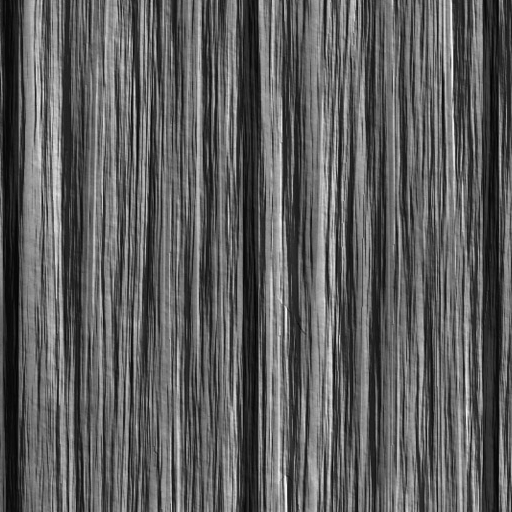
#> input picture practical_work/resources/512x512/bois_512x512.jpg, 512 x 512 px, given in place of play-balls, which was not available
$ jupyter execute --allow-errors practical_work_2_image_processing_solution.ipynb   (text cells are left out)
#> lines starting #> are read from the running program, lines starting #| are printed output that depends on the picture; pictures that were not available may be replaced by others from this repository, and a replacement may not be noted
[cell 1]
#
# Loads required libraries
#
import numpy as np          # histogram()
import skimage              # scikit-image
from skimage import data    # some images to use
from skimage import io      # open, write, etc. image files
from skimage import color   # conversion between color spaces
from skimage import filters # threshold_mean
from matplotlib import pyplot as plt # also hist()

#
# Uncomments the lines below if using Google Colab
#
#from google.colab import drive

[cell 2]
root_path = './ressources'
smaller = root_path + '/256x256'
medium = root_path + '/512x512'
various = root_path + '/divers'

[cell 3]
#
# TO COMPLETE WITH YOUR CODE
#

rondelles = io.imread(various + "/play-balls")
#> rondelles is the input picture: shape (512, 512); min 0, max 250, mean 93.3
plt.hist(rondelles.ravel(), bins = 256, range = [0, 255])
plt.show()
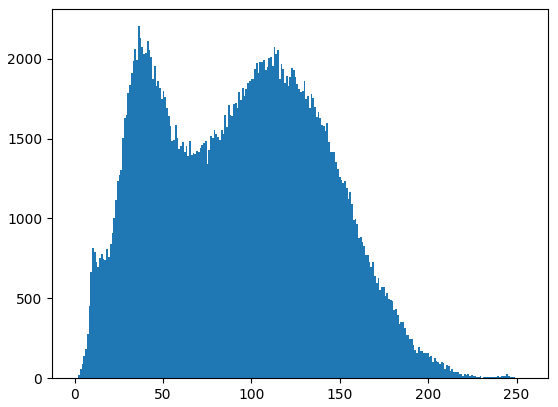
#> figure drawn by matplotlib, 1 panel; tallest bar 2204 high, from x = 35.86 to 36.86

# tuple to select colors of each channel line
colors = ("red", "green", "blue")
channel_ids = (0, 1, 2)

# create the histogram plot, with three lines, one for
# each color
plt.xlim([0, 256])
#> (the rest of this cell did not finish here and is left out)

[cell 4]
#
# TO COMPLETE WITH YOUR CODE
#

input_image = io.imread(medium + "/circuit_512x512.jpg")
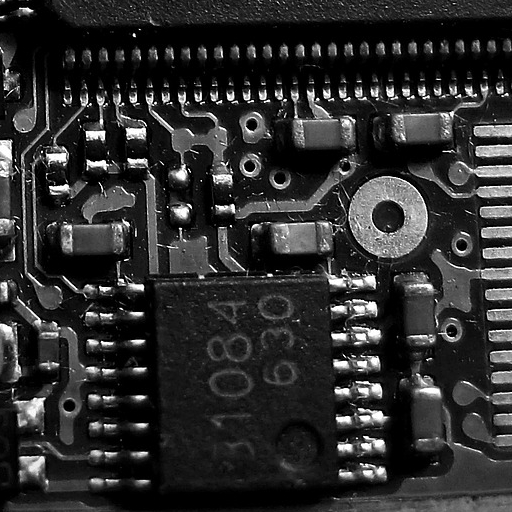
#> input picture practical_work/resources/512x512/circuit_512x512.jpg, 512 x 512 px, found by its file name
#> input_image is the input picture: shape (512, 512); min 0, max 255, mean 45.4
gray = color.rgb2gray(rondelles);

#
# Inversion
#
inverted = 255 - input_image
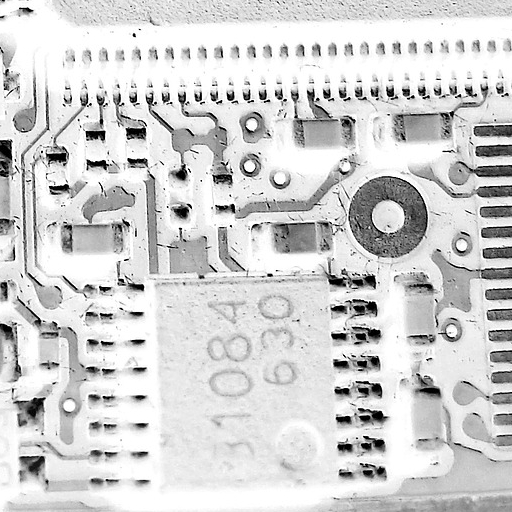
#> inverted: shape (512, 512); min 0, max 255, mean 209.6

figure = plt.figure(figsize=(10, 10))
figure.add_subplot(2, 2, 1)
plt.title("Original")
plt.imshow(input_image, cmap='gray')

figure.add_subplot(2, 2, 2)
plt.title("Inverted")
plt.imshow(inverted, cmap='gray')

figure.add_subplot(2, 2, 3)
plt.hist(input_image.ravel(), bins = 256, range = [0, 255])
plt.title("Histogram of original")
plt.show()
#> figure, not shown here; panel 3: tallest bar 34707 high, from x = 0 to 0.996

figure.add_subplot(2, 2, 4)
plt.hist(inverted.ravel(), bins = 256, range = [0, 255])
plt.title("Histogram of inverted")
plt.show()
#> figure, not shown here; tallest bar 34707 high, from x = 254 to 255

#
# Luminance
#
brighter = input_image + 100
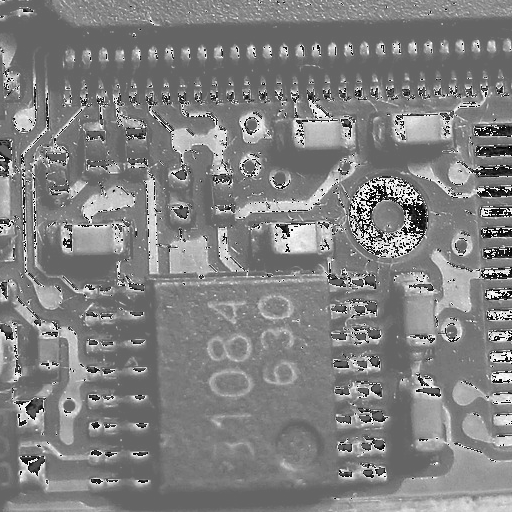
#> brighter: shape (512, 512); min 0, max 255, mean 128.7

figure = plt.figure(figsize=(10, 10))
figure.add_subplot(2, 2, 1)
plt.title("Original")
plt.imshow(input_image, cmap='gray')

figure.add_subplot(2, 2, 2)
plt.title("Brighter image")
plt.imshow(brighter, cmap='gray')

figure.add_subplot(2, 2, 3)
plt.hist(input_image.ravel(), bins = 256, range = [0, 255])
plt.title("Histogram of original")
plt.show()
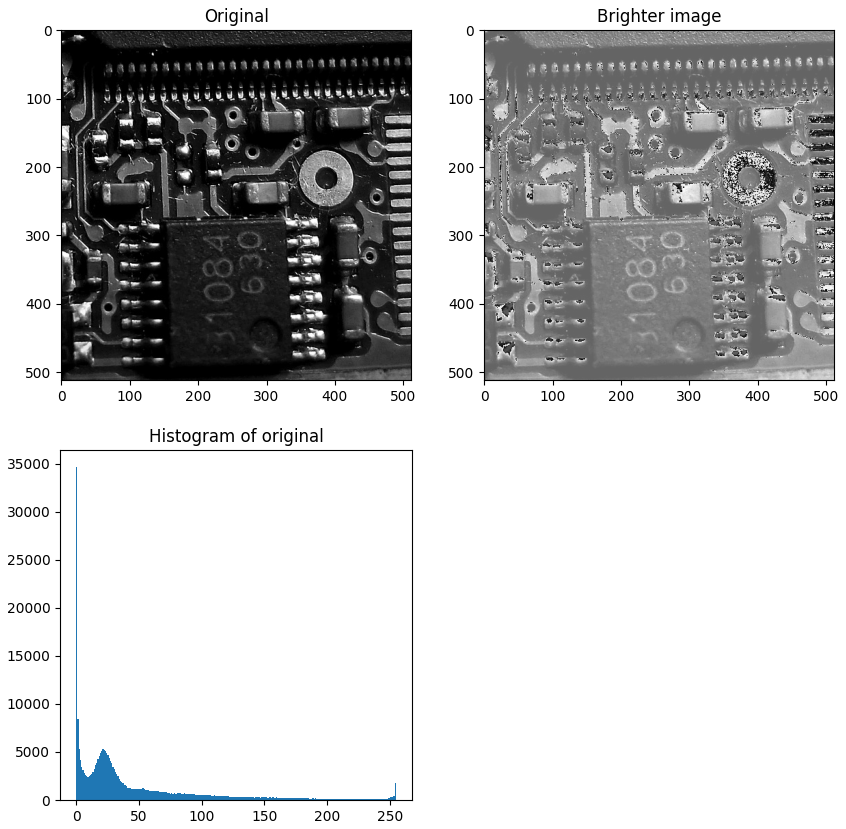
#> figure drawn by matplotlib, 3 panels; panel 3: tallest bar 34707 high, from x = 0 to 0.996

figure.add_subplot(2, 2, 4)
plt.hist(brighter.ravel(), bins = 256, range = [0, 255])
plt.title("Histogram of brighter image")
plt.show()
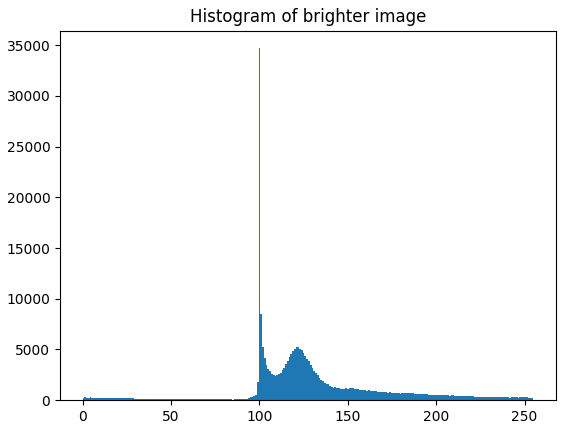
#> figure drawn by matplotlib, 1 panel; tallest bar 34707 high, from x = 99.61 to 100.6

#
# Contrast
#
contrasted = 255.0 * (input_image / 255.0) ** 0.5
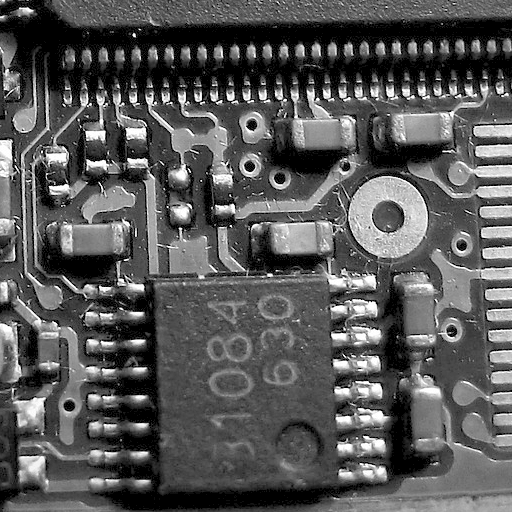
#> contrasted: shape (512, 512) float64; min 0, max 255, mean 87.6

figure = plt.figure(figsize=(10, 10))
figure.add_subplot(2, 2, 1)
plt.title("Original")
plt.imshow(input_image, cmap='gray')

figure.add_subplot(2, 2, 2)
plt.title("Contrasted image")
plt.imshow(contrasted, cmap='gray')

figure.add_subplot(2, 2, 3)
plt.hist(input_image.ravel(), bins = 256, range = [0, 255])
plt.title("Histogram of original")
plt.show()
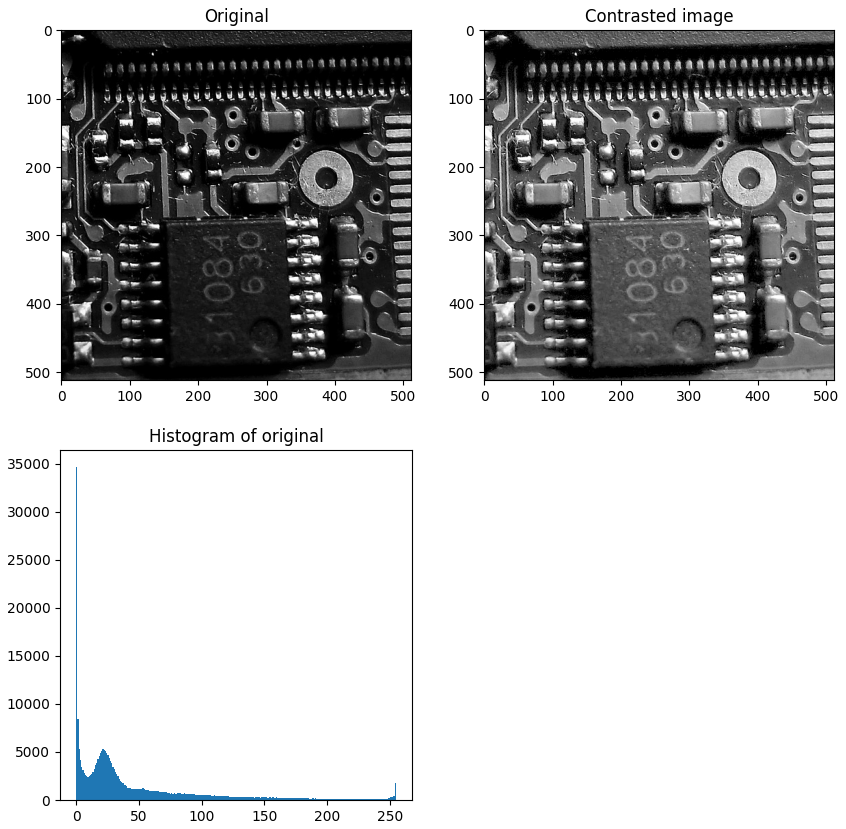
#> figure drawn by matplotlib, 3 panels; panel 3: tallest bar 34707 high, from x = 0 to 0.996

figure.add_subplot(2, 2, 4)
plt.hist(contrasted.ravel(), bins = 256, range = [0, 255])
plt.title("Histogram of contrasted image")
plt.show()
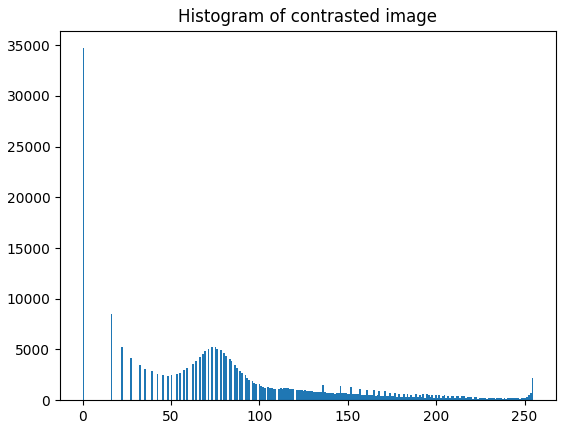
#> figure drawn by matplotlib, 1 panel; tallest bar 34707 high, from x = 0 to 0.996

[cell 5]
#
# Mettez votre code ici
#

circuit = io.imread(medium + "/circuit_512x512.jpg")
#> (the rest of this cell did not finish here and is left out)

[cell 6]
# Before histogram equalization
plt.hist(circuit.ravel(), bins = 256, range = [0, 255])
plt.show()
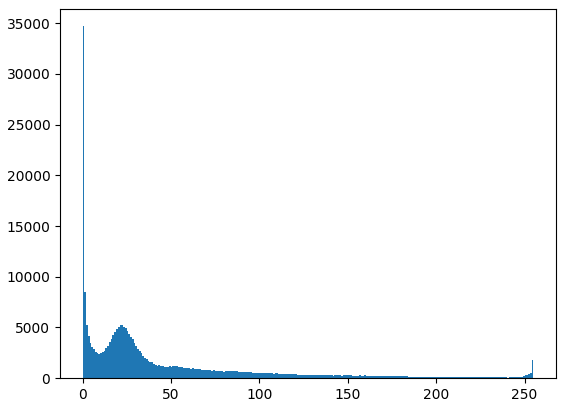
#> figure drawn by matplotlib, 1 panel; tallest bar 34707 high, from x = 0 to 0.996

# After histogram equalization
#> (the rest of this cell did not finish here and is left out)
